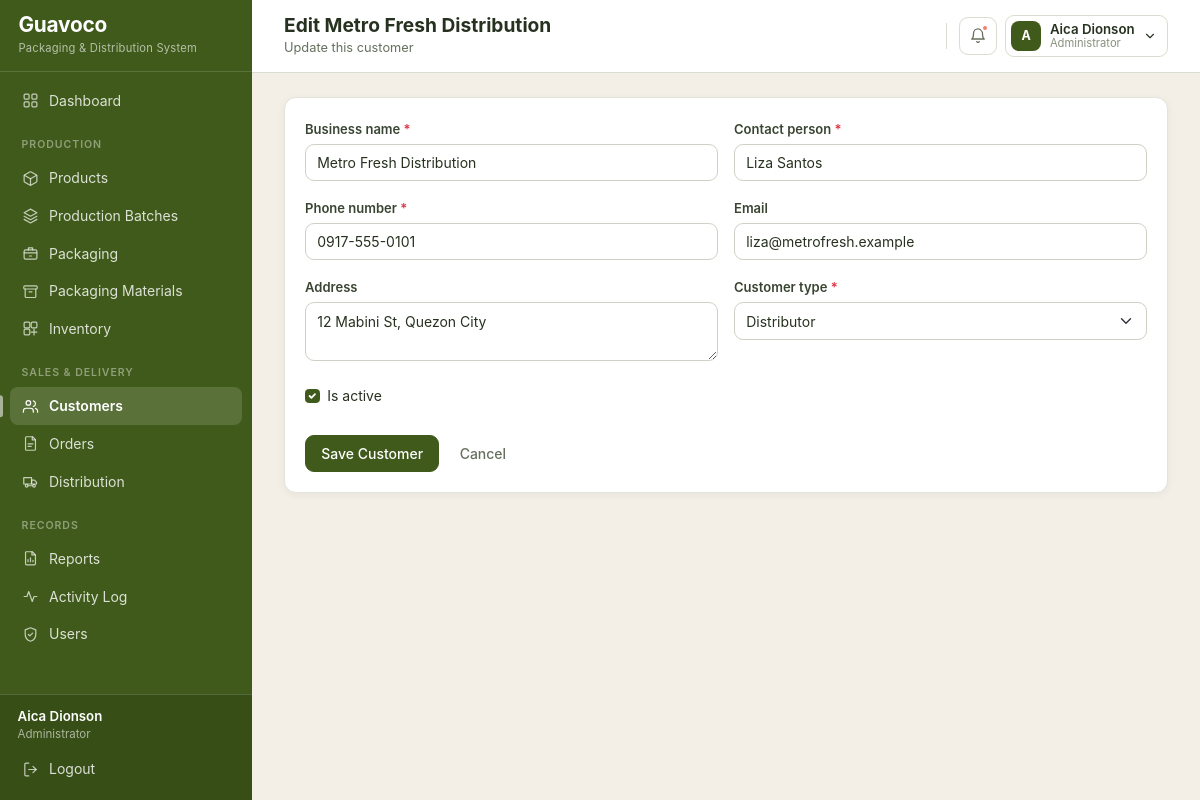
Screenshot of /customers/8/edit/ (signed in) with the database file from the repository.
### core/models.py (models this page shows, shortened)
class Customer(models.Model):
    TYPE_CHOICES = [
        ('Distributor', 'Distributor'),
        ('Retailer', 'Retailer'),
        ('Pharmacy', 'Pharmacy'),
        ('Grocery Store', 'Grocery Store'),
        ('Direct Customer', 'Direct Customer'),
    ]
    customer_id = models.CharField(max_length=30, unique=True, blank=True)
    business_name = models.CharField(max_length=150)
    contact_person = models.CharField(max_length=100)
    phone_number = models.CharField(max_length=30)
    email = models.EmailField(blank=True)
    address = models.TextField(blank=True)
    customer_type = models.CharField(max_length=30, choices=TYPE_CHOICES, default='Distributor')
    is_active = models.BooleanField(default=True)
    created_at = models.DateTimeField(auto_now_add=True)
    class Meta:
        ordering = ['business_name']

### core/views/customers.py (the view)
# urls.py: path('customers/<int:pk>/edit/', customers.customer_update, name='customer_update'),
@login_required
@administrator_required
def customer_update(request, pk):
    customer = get_object_or_404(Customer, pk=pk)
    form = CustomerForm(request.POST or None, instance=customer)
    if request.method == 'POST' and form.is_valid():
        form.save()
        messages.success(request, f'"{customer.business_name}" was updated.')
        return redirect('customer_list')
    return render(request, 'customers/customer_form.html',
                  {'page_title': f'Edit {customer.business_name}', 'form': form})

### core/forms.py
class CustomerForm(BootstrapFormMixin, forms.ModelForm):
    class Meta:
        model = Customer
        fields = [
            'business_name', 'contact_person', 'phone_number', 'email',
            'address', 'customer_type', 'is_active',
        ]
        widgets = {'address': forms.Textarea(attrs={'rows': 2})}

### core/context_processors.py (called while the page is built)
def user_role(request):
    if not hasattr(request, 'user'):
        return {}
    admin = is_administrator(request.user)
    url_name = getattr(request.resolver_match, 'url_name', '') if request.resolver_match else ''
    return {
        'is_admin': admin,
        'user_role': 'Administrator' if admin else 'Staff',
        'page_subtitle': PAGE_SUBTITLES.get(url_name, ''),
    }

def alerts(request):
    if not hasattr(request, 'user') or not request.user.is_authenticated:
        return {}
    from .models import Inventory, PackagingMaterial, Product
    low_products = [p for p in Product.objects.filter(is_active=True) if p.is_low_stock]
    low_materials = [m for m in PackagingMaterial.objects.filter(is_active=True)
                     if m.is_low_stock]
    today = timezone.localdate()
    expiring = list(
        Inventory.objects.filter(
            quantity_available__gt=0,
            expiration_date__lte=today + timedelta(days=30),
        ).select_related('batch', 'product').order_by('expiration_date')[:5]
    )
    return {
        'alert_low_products': low_products[:5],
        'alert_low_materials': low_materials[:5],
        'alert_expiring': expiring,
        'alert_count': len(low_products) + len(low_materials) + len(expiring),
    }

### core/models.py (called while the page is built)
def expiry_state_for(expiration_date):
    if expiration_date is None:
        return 'Safe'
    days_left = (expiration_date - timezone.localdate()).days
    if days_left < 0:
        return 'Expired'
    if days_left <= 30:
        return 'Expiring in 30 Days'
    if days_left <= 60:
        return 'Expiring in 60 Days'
    return 'Safe'

    @property
    def current_stock(self):
        total = self.inventory_rows.aggregate(total=models.Sum('quantity_available'))['total']
        return total or 0

    @property
    def is_low_stock(self):
        return self.current_stock <= self.reorder_level

    @property
    def is_low_stock(self):
        return self.quantity_available <= self.reorder_level

    @property
    def expiry_state(self):
        return expiry_state_for(self.expiration_date)

### templates/customers/customer_form.html (shortened to what this page needs)
{% extends "base.html" %}
{% block content %}
<div class="card">
    <div class="card-body">
        <form method="post" novalidate>
            {% include "partials/form_fields.html" %}
            <div class="mt-4">
                <button type="submit" class="btn btn-guava">Save Customer</button>
                <a href="{% url 'customer_list' %}" class="btn btn-link">Cancel</a>
            </div>
        </form>
    </div>
</div>
{% endblock %}

### templates/base.html (shortened to what this page needs)
{% load static %}
<!DOCTYPE html>
<html lang="en">
<head>
    <link rel="stylesheet" href="{% static 'vendor/bootstrap.min.css' %}">
    <link rel="stylesheet" href="{% static 'css/guavoco-theme.css' %}">
</head>
<body>
<nav class="sidebar">
    <div class="brand">
        <div>
            <div class="brand-name">Guavoco</div>
            <small class="brand-subtitle">Packaging &amp; Distribution System</small>
        </div>
    </div>
    <div class="collapse sidebar-body" id="sidebarBody">
        <ul class="nav flex-column sidebar-menu">
            <li class="nav-item">
                <a class="nav-link {% if request.resolver_match.url_name == 'dashboard' %}active{% endif %}"
                   href="{% url 'dashboard' %}">
                    <svg class="gv-icon"><use href="#i-grid"></use></svg> Dashboard
                </a>
            </li>
            <li class="nav-section">Production</li>
            <li class="nav-item">
                <a class="nav-link {% if 'product' in request.resolver_match.url_name %}active{% endif %}"
                   href="{% url 'product_list' %}">
                    <svg class="gv-icon"><use href="#i-package"></use></svg> Products
                </a>
            </li>
            <li class="nav-item">
                <a class="nav-link {% if 'batch' in request.resolver_match.url_name %}active{% endif %}"
                   href="{% url 'batch_list' %}">
                    <svg class="gv-icon"><use href="#i-layers"></use></svg> Production Batches
                </a>
            </li>
            <li class="nav-item">
                <a class="nav-link {% if 'packaging' in request.resolver_match.url_name %}active{% endif %}"
                   href="{% url 'packaging_list' %}">
                    <svg class="gv-icon"><use href="#i-box"></use></svg> Packaging
                </a>
            </li>
            <li class="nav-item">
                <a class="nav-link {% if 'material' in request.resolver_match.url_name %}active{% endif %}"
                   href="{% url 'material_list' %}">
                    <svg class="gv-icon"><use href="#i-archive"></use></svg> Packaging Materials
                </a>
            </li>
            <li class="nav-item">
                <a class="nav-link {% if 'inventory' in request.resolver_match.url_name %}active{% endif %}"
                   href="{% url 'inventory_list' %}">
                    <svg class="gv-icon"><use href="#i-inventory"></use></svg> Inventory
                </a>
            </li>
            <li class="nav-section">Sales &amp; Delivery</li>
            <li class="nav-item">
                <a class="nav-link {% if 'customer' in request.resolver_match.url_name %}active{% endif %}"
                   href="{% url 'customer_list' %}">
                    <svg class="gv-icon"><use href="#i-users"></use></svg> Customers
                </a>
            </li>
            <li class="nav-item">
                <a class="nav-link {% if 'order' in request.resolver_match.url_name %}active{% endif %}"
                   href="{% url 'order_list' %}">
                    <svg class="gv-icon"><use href="#i-orders"></use></svg> Orders
                </a>
            </li>
            <li class="nav-item">
                <a class="nav-link {% if 'distribut' in request.resolver_match.url_name or 'delivery' in request.resolver_match.url_name %}active{% endif %}"
                   href="{% url 'distribution_list' %}">
                    <svg class="gv-icon"><use href="#i-truck"></use></svg> Distribution
                </a>
            </li>
            <li class="nav-section">Records</li>
            <li class="nav-item">
                <a class="nav-link {% if 'report' in request.resolver_match.url_name or 'traceability' in request.resolver_match.url_name %}active{% endif %}"
                   href="{% url 'report_index' %}">
                    <svg class="gv-icon"><use href="#i-report"></use></svg> Reports
                </a>
            </li>
            <li class="nav-item">
                <a class="nav-link {% if request.resolver_match.url_name == 'activity_log' %}active{% endif %}"
                   href="{% url 'activity_log' %}">
                    <svg class="gv-icon"><use href="#i-activity"></use></svg> Activity Log
                </a>
            </li>
            {% if is_admin %}
                <li class="nav-item">
                    <a class="nav-link {% if 'user' in request.resolver_match.url_name %}active{% endif %}"
                       href="{% url 'user_list' %}">
                        <svg class="gv-icon"><use href="#i-shield"></use></svg> Users
                    </a>
                </li>
            {% endif %}
        </ul>
        <div class="sidebar-footer">
            <div class="px-2">
                <div class="account-name">{{ user.get_full_name|default:user.username }}</div>
                <div class="account-role">{{ user_role }}</div>
            </div>
            <form method="post" action="{% url 'logout' %}">
                <button type="submit" class="nav-link">
                    <svg class="gv-icon"><use href="#i-logout"></use></svg> Logout
                </button>
            </form>
        </div>
    </div>
</nav>
<div class="app-shell">
    <header class="topbar">
        <div class="topbar-titles">
            <h1 class="page-title">{% block heading %}{{ page_title }}{% endblock %}</h1>
            {% block subtitle %}
                {% if page_subtitle %}<p class="page-subtitle">{{ page_subtitle }}</p>{% endif %}
            {% endblock %}
        </div>
        <div class="topbar-actions">
            <div class="dropdown">
                <a class="topbar-bell" href="#" role="button" data-bs-toggle="dropdown"
                   aria-expanded="false" aria-label="Notifications">
                    <svg class="gv-icon"><use href="#i-bell"></use></svg>
                    {% if alert_count %}<span class="bell-dot"></span>{% endif %}
                </a>
            </div>
            <div class="dropdown">
                <a class="user-chip" href="#" role="button" data-bs-toggle="dropdown"
                   aria-expanded="false">
                    <span class="user-avatar">
                        {{ user.get_full_name|default:user.username|slice:":1"|upper }}
                    </span>
                    <span>
                        <span class="user-name d-block">
                            {{ user.get_full_name|default:user.username }}
                        </span>
                        <span class="user-role d-block">{{ user_role }}</span>
                    </span>
                    <svg class="gv-icon" style="width:14px;height:14px;">
                        <use href="#i-chevron-down"></use></svg>
                </a>
            </div>
        </div>
    </header>
    <main class="main-content">
        {% block content %}{% endblock %}
    </main>
</div>
</body>
</html>

### templates/partials/form_fields.html (shortened to what this page needs)
<div class="row g-3">
    {% for field in form %}
        <div class="{% if field.field.widget.input_type == 'checkbox' %}col-12{% else %}col-md-6{% endif %}">
            {% if field.field.widget.input_type == 'checkbox' %}
                <div class="form-check mt-2">
                    {{ field }}
                    <label class="form-check-label" for="{{ field.id_for_label }}">
                        {{ field.label }}
                    </label>
                </div>
            {% else %}
                <label class="form-label" for="{{ field.id_for_label }}">
                    {{ field.label }}
                    {% if field.field.required %}<span class="text-danger">*</span>{% endif %}
                </label>
                {{ field }}
            {% endif %}
        </div>
    {% endfor %}
</div>

### rows the page displays
Customer: form "Metro Fresh Distribution" "Liza Santos" "0917-555-0101" "liza@metrofresh.example" "12 Mabini St, Quezon City" "Distributor", form "☑"

### other values shown
{{ user.get_full_name|default:user.username }} "Aica Dionson"
{{ user_role }} "Administrator"
{{ page_title }} "Edit Metro Fresh Distribution"
{{ page_subtitle }} "Update this customer"
{{ user.get_full_name|default:user.username|slice:":1"|upper }} "A"
{{ field.label }} "Business name" "Contact person" "Phone number" "Email" "Address" "Customer type"
{{ field.label }} "Is active"
